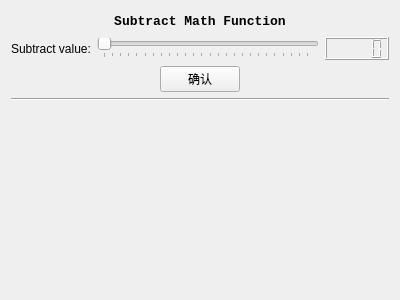
<?xml version="1.0" encoding="UTF-8"?>
<ui version="4.0">
 <class>SubtractWidget</class>
 <widget class="QWidget" name="SubtractWidget">
  <property name="geometry">
   <rect>
    <x>0</x>
    <y>0</y>
    <width>400</width>
    <height>300</height>
   </rect>
  </property>
  <property name="windowTitle">
   <string>Form</string>
  </property>
  <layout class="QVBoxLayout" name="verticalLayout">
   <item>
    <layout class="QHBoxLayout" name="horizontalLayout">
     <item>
      <spacer name="horizontalSpacer">
       <property name="orientation">
        <enum>Qt::Horizontal</enum>
       </property>
       <property name="sizeHint" stdset="0">
        <size>
         <width>40</width>
         <height>20</height>
        </size>
       </property>
      </spacer>
     </item>
     <item>
      <widget class="QLabel" name="label">
       <property name="font">
        <font>
         <family>Courier New</family>
         <pointsize>10</pointsize>
         <weight>75</weight>
         <bold>true</bold>
        </font>
       </property>
       <property name="text">
        <string>Subtract Math Function</string>
       </property>
       <property name="alignment">
        <set>Qt::AlignCenter</set>
       </property>
      </widget>
     </item>
     <item>
      <spacer name="horizontalSpacer_2">
       <property name="orientation">
        <enum>Qt::Horizontal</enum>
       </property>
       <property name="sizeHint" stdset="0">
        <size>
         <width>40</width>
         <height>20</height>
        </size>
       </property>
      </spacer>
     </item>
    </layout>
   </item>
   <item>
    <layout class="QHBoxLayout" name="horizontalLayout_2">
     <item>
      <widget class="QLabel" name="label_2">
       <property name="text">
        <string>Subtract value:</string>
       </property>
      </widget>
     </item>
     <item>
      <widget class="QSlider" name="subtractValue_SL">
       <property name="maximum">
        <number>255</number>
       </property>
       <property name="orientation">
        <enum>Qt::Horizontal</enum>
       </property>
       <property name="tickPosition">
        <enum>QSlider::TicksBelow</enum>
       </property>
      </widget>
     </item>
     <item>
      <widget class="QLCDNumber" name="subtractValue_LCD"/>
     </item>
    </layout>
   </item>
   <item>
    <layout class="QHBoxLayout" name="horizontalLayout_3">
     <item>
      <spacer name="horizontalSpacer_3">
       <property name="orientation">
        <enum>Qt::Horizontal</enum>
       </property>
       <property name="sizeHint" stdset="0">
        <size>
         <width>40</width>
         <height>20</height>
        </size>
       </property>
      </spacer>
     </item>
     <item>
      <widget class="QPushButton" name="confirm_BT">
       <property name="text">
        <string>确认</string>
       </property>
      </widget>
     </item>
     <item>
      <spacer name="horizontalSpacer_4">
       <property name="orientation">
        <enum>Qt::Horizontal</enum>
       </property>
       <property name="sizeHint" stdset="0">
        <size>
         <width>40</width>
         <height>20</height>
        </size>
       </property>
      </spacer>
     </item>
    </layout>
   </item>
   <item>
    <widget class="Line" name="line">
     <property name="orientation">
      <enum>Qt::Horizontal</enum>
     </property>
    </widget>
   </item>
   <item>
    <spacer name="verticalSpacer">
     <property name="orientation">
      <enum>Qt::Vertical</enum>
     </property>
     <property name="sizeHint" stdset="0">
      <size>
       <width>20</width>
       <height>183</height>
      </size>
     </property>
    </spacer>
   </item>
  </layout>
 </widget>
 <resources/>
 <connections>
  <connection>
   <sender>subtractValue_SL</sender>
   <signal>valueChanged(int)</signal>
   <receiver>subtractValue_LCD</receiver>
   <slot>display(int)</slot>
   <hints>
    <hint type="sourcelabel">
     <x>209</x>
     <y>53</y>
    </hint>
    <hint type="destinationlabel">
     <x>343</x>
     <y>50</y>
    </hint>
   </hints>
  </connection>
 </connections>
</ui>
